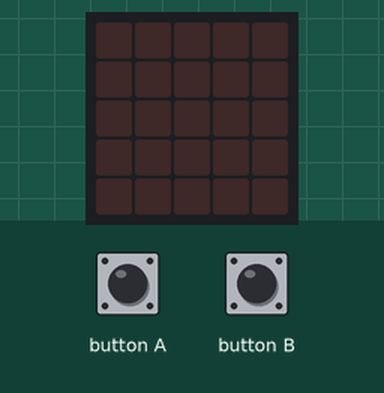
Recording of a program running on a simulated BBC micro:bit (MakeCode). Shown: the board's 5×5 LED display. The inputs (shaded band) are chosen by the test bench.

Above: at 1.2 s.
1.3 s: button B pressed for 0.15 s
At 1.8 s:
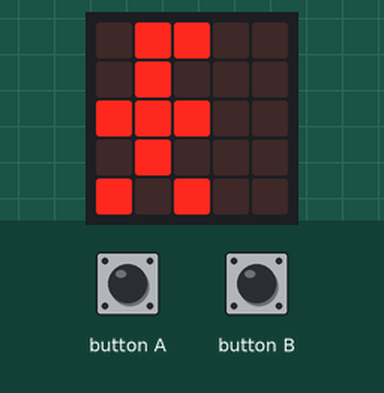
At 2.3 s:
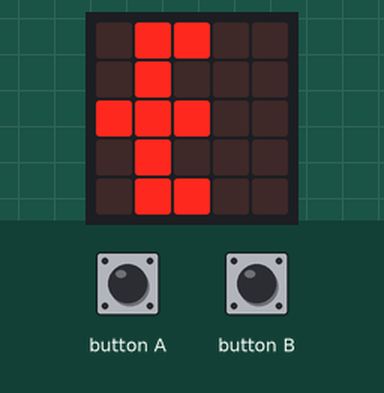
4.4 s: button A pressed for 0.15 s
At 7.85 s:
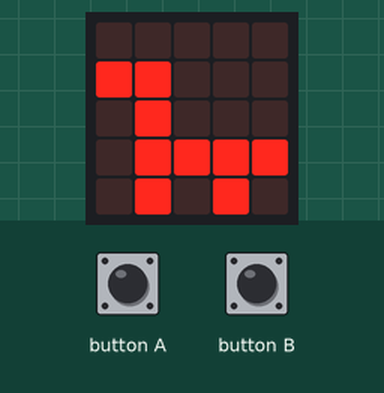
Timing chart, 0 to 9.3 s (numbered marks = the images above; inputs shaded):
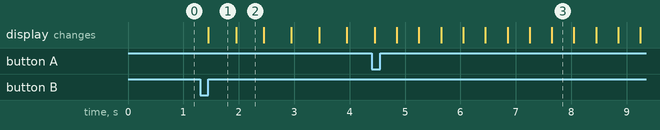

Measured:
- after the input at 1.3 s, the display: changes after 0.15 s (image 1)
- after the input at 4.4 s, the display: first differs from a run without the input after 3.3 s (image 3)
- what the display in image 1 shows lasts 0.5 s, from 1.5 s to 2.0 s
- what the display in image 3 shows lasts 0.4 s, from 7.7 s to 8.1 s

The program:

main.ts
```typescript
input.onButtonPressed(Button.A, function () {
    for (let index = 0; index < 3; index++) {
        basic.showLeds(`
            . . . . .
            # # . . .
            . # . . .
            . # # # #
            . # . # .
            `)
        basic.pause(200)
        basic.showLeds(`
            # # . . .
            . # . . #
            . # # # #
            . # . # .
            . . . . .
            `)
        basic.pause(100)
        basic.showLeds(`
            . . . . .
            # # . . .
            . # . . .
            . # # # #
            . # . # .
            `)
        basic.pause(100)
        basic.showLeds(`
            . . . . .
            # . . . .
            # . . . .
            # # # # .
            # . # . .
            `)
        basic.pause(100)
        basic.showLeds(`
            . . . . .
            . . . . .
            . . . . .
            # # # . .
            . # . . .
            `)
        basic.pause(100)
        basic.showLeds(`
            . . . . .
            . . . . .
            . . . . .
            # # . . .
            # . . . .
            `)
        basic.pause(100)
        basic.showLeds(`
            . . . . .
            . . . . .
            . . . . .
            # . . . .
            . . . . .
            `)
        basic.pause(100)
        basic.showLeds(`
            . . . . .
            . . . . .
            . . . . .
            . . . . .
            . . . . .
            `)
    }
})
input.onButtonPressed(Button.B, function () {
    for (let index = 0; index < 3; index++) {
        basic.showLeds(`
            . # # . .
            . # . . .
            # # # . .
            . # . . .
            # . # . .
            `)
        basic.pause(100)
        basic.showLeds(`
            . # # . .
            . # . . .
            # # # . .
            . # . . .
            . # # . .
            `)
        basic.pause(100)
        basic.showLeds(`
            . . # # .
            . . # . .
            . # # # .
            . . # . .
            . # . # .
            `)
        basic.pause(100)
        basic.showLeds(`
            . . . # #
            . . . # .
            . . # # #
            . . . # .
            . . . # #
            `)
        basic.pause(100)
        basic.showLeds(`
            . . . . #
            . . . . #
            . . . # #
            . . . . #
            . . . # .
            `)
        basic.pause(100)
        basic.showLeds(`
            . . . . .
            . . . . .
            . . . . #
            . . . . .
            . . . . #
            `)
        basic.pause(100)
        basic.showLeds(`
            . . . . .
            . . . . .
            . . . . .
            . . . . .
            . . . . .
            `)
        basic.showLeds(`
            . . . . .
            # . # . .
            . # . . .
            . . . . .
            . . . . .
            `)
        basic.showLeds(`
            . . . . .
            . . # . .
            . # . # .
            . . . . .
            . . . . .
            `)
        basic.showLeds(`
            . . . . .
            . . # . #
            . . . # .
            . . . . .
            . . . . .
            `)
        basic.showLeds(`
            . . . . .
            . . . . #
            . . . # .
            . . . . .
            . . . . .
            `)
        basic.showLeds(`
            . . . . .
            . . . . .
            . . . . #
            . . . . .
            . . . . .
            `)
        basic.showLeds(`
            . . . . .
            . . . . .
            . . . . .
            . . . . .
            . . . . .
            `)
    }
})
basic.forever(function () {

})
```

test.ts
```typescript
// aquí va el archivo "tests"; esto no se compilará cuando este paquete se utilice como una extensión.
```
